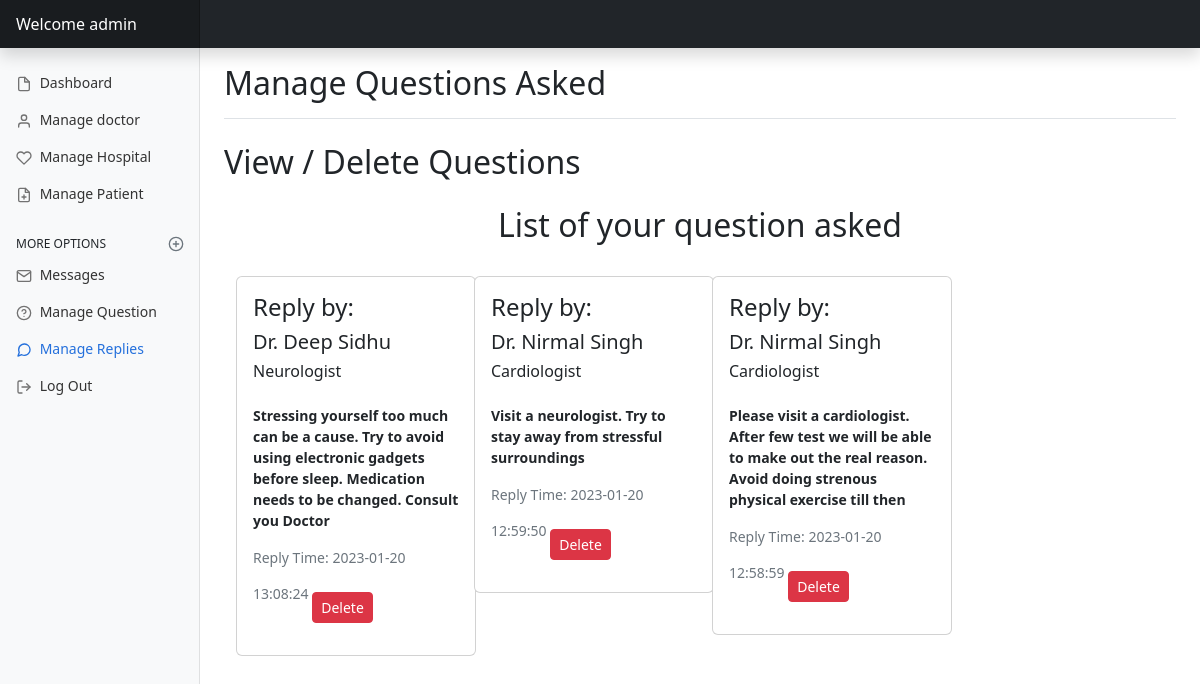
/admin/adminquestionlist.php?threadid=45 (signed in), run on the app's committed database.
### tables this page shows
CREATE TABLE `comments` (
  `comment_id` int(8) NOT NULL,
  `comment_content` text NOT NULL,
  `thread_id` int(8) NOT NULL,
  `comment_by` int(8) NOT NULL,
  `comment_time` datetime NOT NULL DEFAULT current_timestamp()
);

CREATE TABLE `doctor` (
  `doctorId` int(9) NOT NULL,
  `password` varchar(255) NOT NULL,
  `hid` bigint(20) NOT NULL,
  `doctorFirstName` varchar(50) NOT NULL,
  `doctorLastName` varchar(50) NOT NULL,
  `doctorDepartment` varchar(50) NOT NULL,
  `doctorGender` varchar(10) NOT NULL,
  `doctorPhone` int(15) NOT NULL,
  `doctorEmail` varchar(50) NOT NULL,
  `doctorDOB` date NOT NULL
);

### admin/adminquestionlist.php (the view, shortened to what this page needs)
<?php
include_once '../assets/conn/dbconnect.php';
$usersession = $_SESSION['adminSession'];
?>
<!DOCTYPE html>
<html lang="en">
<head>
    <link href="assets/css/bootstrap.min.css" rel="stylesheet">
    <link href="dashboard.css" rel="stylesheet">
</head>
<body>
    <header class="navbar navbar-dark sticky-top bg-dark flex-md-nowrap p-0 shadow">
        <a class="navbar-brand col-md-3 col-lg-2 me-0 px-3 fs-6" href="admindashboard.php">Welcome
            <?php echo $usersession; ?>
        </a>
    </header>
    <div class="container-fluid">
        <div class="row">
            <nav id="sidebarMenu" class="col-md-3 col-lg-2 d-md-block bg-light sidebar collapse">
                <div class="position-sticky pt-3 sidebar-sticky">
                    <ul class="nav flex-column">
                        <li class="nav-item">
                            <a class="nav-link" aria-current="page" href="admindashboard.php">
                                <span data-feather="file" class="align-text-bottom"></span>
                                Dashboard
                            </a>
                        </li>
                        <li class="nav-item">
                            <a class="nav-link" href="admindoctor.php">
                                <span data-feather="user" class="align-text-bottom"></span>
                                Manage doctor
                            </a>
                        </li>
                        <li class="nav-item">
                            <a class="nav-link" href="adminhospital.php">
                                <span data-feather="heart" class="align-text-bottom"></span>
                                Manage Hospital
                            </a>
                        </li>
                        <li class="nav-item">
                            <a class="nav-link" aria-current="page" href="adminpatient.php">
                                <span data-feather="file-plus" class="align-text-bottom"></span>
                                Manage Patient
                            </a>
                        </li>
                    </ul>
                    <h6 class="sidebar-heading d-flex justify-content-between align-items-center px-3 mt-4 mb-1 text-uppercase">
                        <span>More options</span>
                        <a class="link-secondary" href="#" aria-label="Add a new report">
                            <span data-feather="plus-circle" class="align-text-bottom"></span>
                        </a>
                    </h6>
                    <ul class="nav flex-column mb-2">
                    <li class="nav-item">
                            <a class="nav-link" href="admincontact.php">
                                <span data-feather="mail"></span>
                                Messages
                            </a>
                        </li>
                        <li class="nav-item">
                            <a class="nav-link" href="adminquestion.php">
                                <span data-feather="help-circle"></span>
                                Manage Question
                            </a>
                        </li>
                        <li class="nav-item">
                            <a class="nav-link active" href="#">
                                <span data-feather="message-circle"></span>
                                Manage Replies
                            </a>
                        </li>
                        <li class="nav-item">
                            <a class="nav-link" href="logout.php?logout">
                                <span data-feather="log-out"></span>
                                Log Out
                            </a>
                        </li>
                    </ul>
                </div>
            </nav>
            <main class="col-md-9 ms-sm-auto col-lg-10 px-md-4">
                <div class="d-flex justify-content-between flex-wrap flex-md-nowrap align-items-center pt-3 pb-2 mb-3 border-bottom">
                    <h1 class="h2">Manage Questions Asked</h1>
                </div>
                <h2 class="my-4">View / Delete Questions</h2>
                <div class="col-md-12 col-sm-9  user-wrapper">
                    <div class="description">
                        <div class="panel panel-default">
                            <div class="panel-body">
                                <div class="container my-4" id="ques">
                                    <h2 class="text-center my-4"> List of your question asked</h2>
                                    <div class="row my-4">
                                        <?php
                                        $id = $_GET['threadid'];
                                        $sql = "SELECT * FROM `comments` JOIN `doctor` on comments.comment_by = doctor.doctorId where thread_id='$id' ORDER BY comment_time DESC";
                                        $result = mysqli_query($con, $sql);
                                        while ($row = mysqli_fetch_assoc($result)) {
                                            echo '<div class="col-md-3 my-2">
                                                    <div class="card" style="width: 15rem; height:auto;">
                                                          <div class="card-body">
                                                          <h4 class="card-title">Reply by:</h4>
                                                          <h5 class="card-title"> Dr. '.$row['doctorFirstName']. ' '. $row['doctorLastName'] .'</h5>
                                                          <h6 class="card-title mb-4"> '.$row['doctorDepartment'].'</h5>
                                                          <p><strong>'. $row['comment_content'].'</strong></p>
                                                          <p class="text-muted">Reply Time: '.$row['comment_time'].'
                                                        <a href="adminquestionlist.php?delete=' . $row['comment_id'] . '&threadid='.$id.'"id="d' . $row['comment_id'] . '" class="delete mt-4 btn btn-sm btn-danger">Delete</a>
                                                          </div>
                                                    </div>
                                                  </div>';
                                        }
                                        ?>
                                    </div>
                                </div>
                            </div>
                        </div>
                    </div>
                </div>
            </main>
        </div>
    </div>
</body>
</html>

### admin/dashboard.css (style rules this page uses)
body { font-size: .875rem; }
.feather { width: 16px; height: 16px; }
.sidebar { position: fixed; top: 0; bottom: 0; left: 0; z-index: 100; padding: 48px 0 0; box-shadow: inset -1px 0 0 rgba(0, 0, 0, .1); }
.sidebar-sticky { height: calc(100vh - 48px); overflow-x: hidden; overflow-y: auto; }
.sidebar .nav-link { font-weight: 500; color: #333; }
.sidebar .nav-link .feather { margin-right: 4px; color: #727272; }
.sidebar .nav-link.active { color: #2470dc; }
.sidebar .nav-link:hover .feather, .sidebar .nav-link.active .feather { color: inherit; }
.sidebar-heading { font-size: .75rem; }
.navbar-brand { padding-top: .75rem; padding-bottom: .75rem; background-color: rgba(0, 0, 0, .25); box-shadow: inset -1px 0 0 rgba(0, 0, 0, .25); }

### data on the page
comments: comment_by.doctorFirstName "Deep", comment_by.doctorLastName "Sidhu", comment_by.doctorDepartment "Neurologist", comment_content "Stressing yourself too much can be a cause. Try to avoid using electronic gadgets before sleep. Medication needs to be changed. Consult you Doctor", comment_time "2023-01-20 13:08:24"
comments: comment_by.doctorFirstName "Nirmal", comment_by.doctorLastName "Singh", comment_by.doctorDepartment "Cardiologist", comment_content "Visit a neurologist. Try to stay away from stressful surroundings", comment_time "2023-01-20 12:59:50"
comments: comment_by.doctorFirstName "Nirmal", comment_by.doctorLastName "Singh", comment_by.doctorDepartment "Cardiologist", comment_content "Please visit a cardiologist. After few test we will be able to make out the real reason. Avoid doing strenous physical exercise till then", comment_time "2023-01-20 12:58:59"

### other printed values
$usersession "admin"
